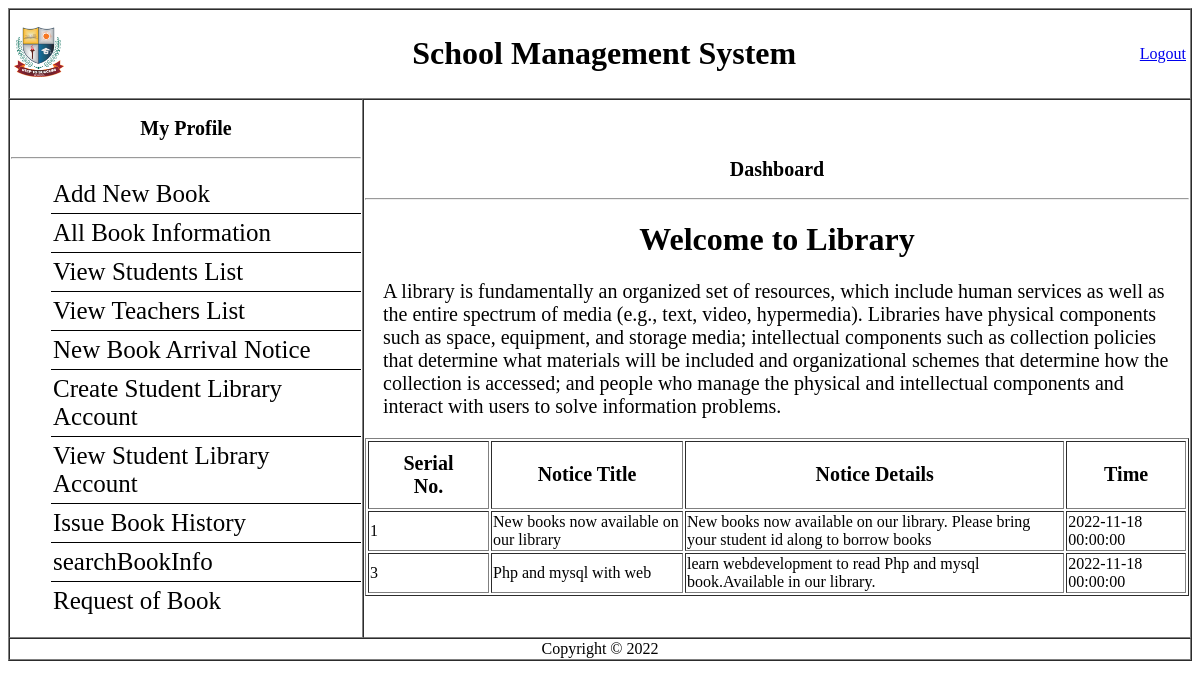
Page /Librarian/View/dashboard.php (signed in) on the committed database.
### tables this page shows
CREATE TABLE `librariannotice` (
  `noticeid` int(4) NOT NULL,
  `noticetitle` varchar(40) NOT NULL,
  `noticedetails` varchar(200) NOT NULL,
  `time` datetime NOT NULL
);

### Librarian/Model/usersmodel.php (called while the page is built, shortened)
<?php
function viewAllNotice()
	{
		$conn = getConnection();
		$sql = "select * from librariannotice";
		$result = mysqli_query($conn, $sql);
		$notices =[];
		while($row = mysqli_fetch_assoc($result))
		{
			array_push($notices, $row);
		}
		return $notices;
	}
?>

### Librarian/View/dashboard.php (the view)
<?php $title= "Dashboard";
include_once('../Model/usersmodel.php');
$allnotices = viewAllNotice();
	include('header.php');
   ?>
    <table border="1" cellspacing="0" width="100%" >
      <tr>
        <td colspan="2">
          <table width="100%">
            <tr>
              <td><img height="50px" weight="50px" src="../Resources/logo.png" alt=""></td>
              <td align = "center"><h1>School Management System</h1></td>
              <td align = "right" >
                <a id="logout" href="../Controller/logout.php">Logout</a>
              </td>
            </tr>
          </table>
        </td>
      </tr>
      <tr id="navigation">
        <td width="350px">
          <h2 align="center"><a href="viewLibrarianProfile.php">My Profile</a></h2></h2>
          <hr>
          <div id="sidebar">
          <ul>
            <li><a href="addnewbook.php">Add New Book</a></li>
            <li><a href="allBooksInfo.php">All Book Information</a></li>
            <li><a href="viewStudentsList.php">View Students List</a></li>
            <li><a href="viewTeachersList.php">View Teachers List</a></li>
            <li><a href="noticeForm.php">New Book Arrival Notice</a></li>
            <li><a href="studentLibraryAcc.php">Create Student Library Account</a></li>
            <li><a href="viewAllStudentsLibProfile.php">View Student Library Account</a></li>
            <li><a href="issuedBookHistory.php">Issue Book History</a></li>
            <li><a href="searchBookInfo.php">searchBookInfo</a></li>
            <li><a href="requestBookInfo.php">Request of Book</a></li>
          </ul>
          </div>
        </td>
        <td id="pagetitle"><h2><?php echo $title; ?></h2><hr>
        <div id="maincontent">
          <h1>Welcome to Library</h1>
          <p>A library is fundamentally an organized set of resources, which include human services as well as the entire spectrum of media (e.g., text, video, hypermedia). Libraries have physical components such as space, equipment, and storage media; intellectual components such as collection policies that determine what materials will be included and organizational schemes that determine how the collection is accessed; and people who manage the physical and intellectual components and interact with users to solve information problems. </p>
          </div>
          <div id="notice">
          <table border="1">
        <tr>
            <th>Serial No.</th>
            <th>Notice Title</th>
            <th>Notice Details</th>
            <th>Time</th>
        </tr>
        <?php  for($i=0; $i < count($allnotices); $i++){ ?>
         <tr>
             <td><?php echo $allnotices[$i]['noticeid'] ?></td>
             <td><?php echo $allnotices[$i]['noticetitle'] ?></td>
             <td><?php echo $allnotices[$i]['noticedetails'] ?></td>
             <td><?php echo $allnotices[$i]['time'] ?></td>
         </tr><?php  } ?>
    </table>
    </div>
        </td>
      </tr>
<?php include('footer.php'); ?>

### Librarian/css/style.css (style rules this page uses)
#navigation h2 { font-size: 20px; text-align: center; }
#navigation h2 a { text-decoration: none; color: #000; }
#sidebar ul li { list-style-type: none; font-size: 25px; border-bottom: 1px solid #000; padding: 5px 2px; }
#sidebar ul li:last-child { border-bottom: 0; }
#sidebar ul li a { text-decoration: none; color: #000; }
#maincontent { padding: 0 18px; }
#maincontent h1 { text-align: center; }
#maincontent p { font-size:20px; }
#notice table th { padding: 10px 25px; font-size: 20px; }

### rows in the picture
librariannotice: noticeid "1", noticetitle "New books now available on our library", noticedetails "New books now available on our library. Please bring your student id along to borrow books", time "2022-11-18 00:00:00"
librariannotice: noticeid "3", noticetitle "Php and mysql with web", noticedetails "learn webdevelopment to read Php and mysql book.Available in our library.", time "2022-11-18 00:00:00"

### other values in the picture
$title "Dashboard"
